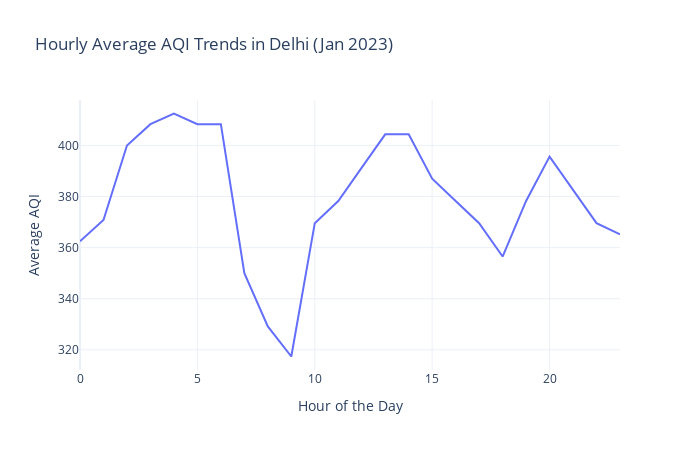

The notebook cell this image was saved under:
### Code cell
# Extract the hour from the date
data['Hour'] = pd.to_datetime(data['date']).dt.hour

# Calculate hourly average AQI
hourly_avg_aqi = data.groupby('Hour')['AQI'].mean().reset_index()

# Create a line plot for hourly trends in AQI
fig = px.line(hourly_avg_aqi, x='Hour', y='AQI', 
              title='Hourly Average AQI Trends in Delhi (Jan 2023)')
fig.update_xaxes(title="Hour of the Day")
fig.update_yaxes(title="Average AQI")
fig.update_layout(width=700, height=450, 
                  xaxis_title="Hour of the Day", yaxis_title="Average AQI")
fig.show()

### Figure 1 — Plotly figure (JSON) as saved in the notebook; plotly's stock layout.template omitted (floating-point values rounded to 4 significant figures)
{"data": [{"hovertemplate": "Hour=%{x}<br>AQI=%{y}<extra></extra>", "legendgroup": "", "line": {"color": "#636efa", "dash": "solid"}, "marker": {"symbol": "circle"}, "mode": "lines", "name": "", "orientation": "v", "showlegend": false, "type": "scatter", "x": [0, 1, 2, 3, 4, 5, 6, 7, 8, 9, 10, 11, 12, 13, 14, 15, 16, 17, 18, 19, 20, 21, 22, 23], "xaxis": "x", "y": [362.5, 370.8, 400, 408.3, 412.5, 408.3, 408.3, 350, 329.2, 317.4, 369.6, 378.3, 391.3, 404.3, 404.3, 387.0, 378.3, 369.6, 356.5, 378.3, 395.7, 382.6, 369.6, 365.2], "yaxis": "y"}], "layout": {"height": 450, "legend": {"tracegroupgap": 0}, "title": {"text": "Hourly Average AQI Trends in Delhi (Jan 2023)"}, "width": 700, "xaxis": {"anchor": "y", "autorange": true, "domain": [0, 1], "range": [0, 23], "title": {"text": "Hour of the Day"}, "type": "linear"}, "yaxis": {"anchor": "x", "autorange": true, "domain": [0, 1], "range": [312.1, 417.8], "title": {"text": "Average AQI"}, "type": "linear"}}}
